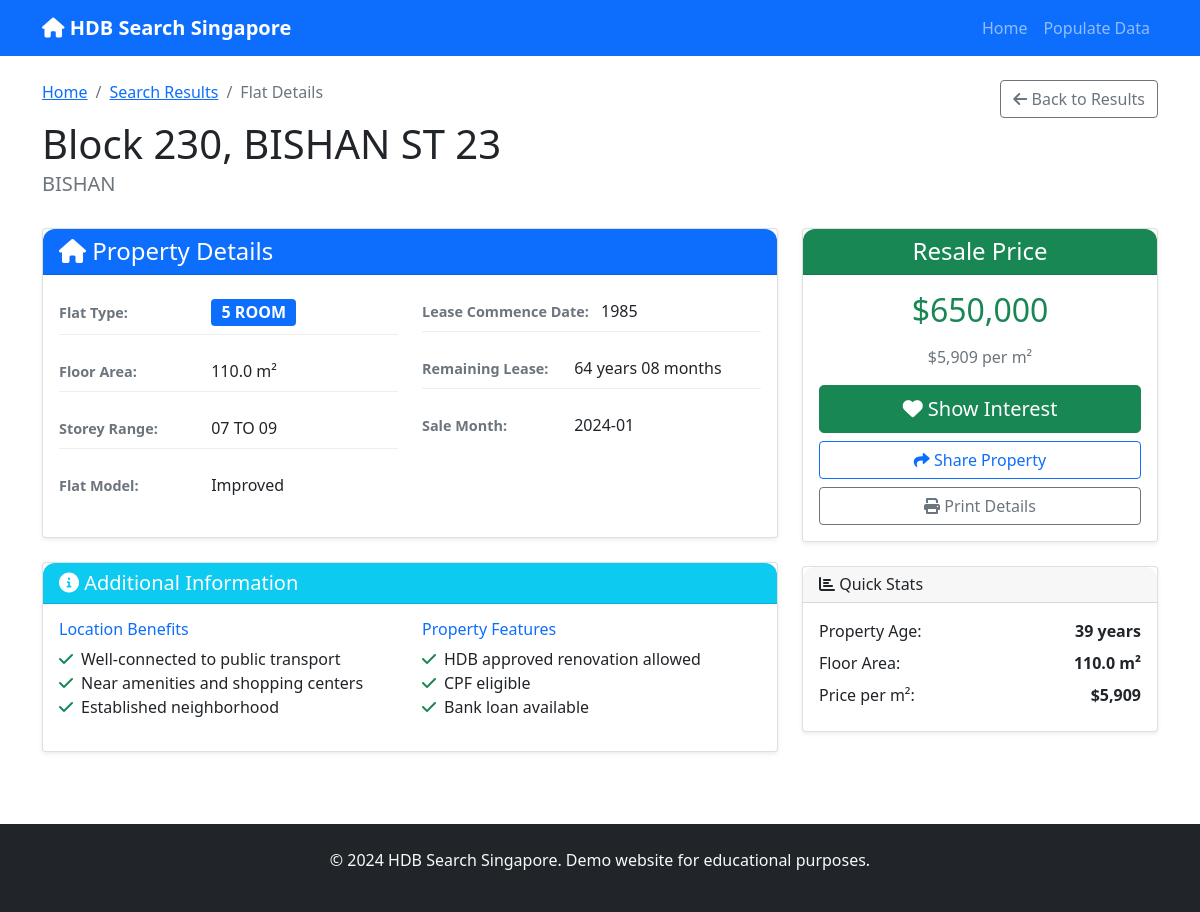
Page /flat/3 on the committed database.
### tables this page shows
CREATE TABLE hdb_flats (
            id INTEGER PRIMARY KEY AUTOINCREMENT,
            town TEXT NOT NULL,
            flat_type TEXT NOT NULL,
            block TEXT NOT NULL,
            street_name TEXT NOT NULL,
            storey_range TEXT NOT NULL,
            floor_area_sqm REAL,
            flat_model TEXT,
            lease_commence_date INTEGER,
            remaining_lease TEXT,
            resale_price REAL,
            month TEXT,
            created_at TIMESTAMP DEFAULT CURRENT_TIMESTAMP
        );

### app.py (the view)
@app.route('/flat/<int:flat_id>')
def flat_detail(flat_id):
    conn = get_db_connection()
    flat = conn.execute('SELECT * FROM hdb_flats WHERE id = ?', (flat_id,)).fetchone()
    conn.close()
    if flat is None:
        return "Flat not found", 404
    return render_template('flat_detail.html', flat=flat)

### app.py (called while the page is built)
def get_db_connection():
    conn = sqlite3.connect(DATABASE)
    conn.row_factory = sqlite3.Row
    return conn

### templates/flat_detail.html (shortened to what this page needs)
{% extends "base.html" %}
{% block content %}
<div class="flat-detail-header mb-4">
    <div class="row">
        <div class="col-md-8">
            <nav aria-label="breadcrumb">
                <ol class="breadcrumb">
                    <li class="breadcrumb-item"><a href="{{ url_for('index') }}">Home</a></li>
                    <li class="breadcrumb-item"><a href="javascript:history.back()">Search Results</a></li>
                    <li class="breadcrumb-item active">Flat Details</li>
                </ol>
            </nav>
            <h1 class="mb-1">Block {{ flat.block }}, {{ flat.street_name }}</h1>
            <p class="text-muted h5">{{ flat.town }}</p>
        </div>
        <div class="col-md-4 text-end">
            <button onclick="history.back()" class="btn btn-outline-secondary">
                <i class="fas fa-arrow-left"></i> Back to Results
            </button>
        </div>
    </div>
</div>
<div class="row">
    <div class="col-lg-8">
        <div class="card shadow-sm mb-4">
            <div class="card-header bg-primary text-white">
                <h4 class="mb-0"><i class="fas fa-home"></i> Property Details</h4>
            </div>
            <div class="card-body">
                <div class="row">
                    <div class="col-md-6">
                        <div class="detail-item mb-3">
                            <label class="fw-bold text-muted">Flat Type:</label>
                            <span class="badge bg-primary fs-6 ms-2">{{ flat.flat_type }}</span>
                        </div>
                        <div class="detail-item mb-3">
                            <label class="fw-bold text-muted">Floor Area:</label>
                            <span class="ms-2">{{ flat.floor_area_sqm }} m²</span>
                        </div>
                        <div class="detail-item mb-3">
                            <label class="fw-bold text-muted">Storey Range:</label>
                            <span class="ms-2">{{ flat.storey_range }}</span>
                        </div>
                        <div class="detail-item mb-3">
                            <label class="fw-bold text-muted">Flat Model:</label>
                            <span class="ms-2">{{ flat.flat_model or 'Not specified' }}</span>
                        </div>
                    </div>
                    <div class="col-md-6">
                        <div class="detail-item mb-3">
                            <label class="fw-bold text-muted">Lease Commence Date:</label>
                            <span class="ms-2">{{ flat.lease_commence_date or 'Not available' }}</span>
                        </div>
                        <div class="detail-item mb-3">
                            <label class="fw-bold text-muted">Remaining Lease:</label>
                            <span class="ms-2">{{ flat.remaining_lease or 'Not available' }}</span>
                        </div>
                        <div class="detail-item mb-3">
                            <label class="fw-bold text-muted">Sale Month:</label>
                            <span class="ms-2">{{ flat.month or 'Not available' }}</span>
                        </div>
                    </div>
                </div>
            </div>
        </div>
        <div class="card shadow-sm mb-4">
            <div class="card-header bg-info text-white">
                <h5 class="mb-0"><i class="fas fa-info-circle"></i> Additional Information</h5>
            </div>
            <div class="card-body">
                <div class="row">
                    <div class="col-md-6">
                        <h6 class="text-primary">Location Benefits</h6>
                        <ul class="list-unstyled">
                            <li><i class="fas fa-check text-success me-2"></i>Well-connected to public transport</li>
                            <li><i class="fas fa-check text-success me-2"></i>Near amenities and shopping centers</li>
                            <li><i class="fas fa-check text-success me-2"></i>Established neighborhood</li>
                        </ul>
                    </div>
                    <div class="col-md-6">
                        <h6 class="text-primary">Property Features</h6>
                        <ul class="list-unstyled">
                            <li><i class="fas fa-check text-success me-2"></i>HDB approved renovation allowed</li>
                            <li><i class="fas fa-check text-success me-2"></i>CPF eligible</li>
                            <li><i class="fas fa-check text-success me-2"></i>Bank loan available</li>
                        </ul>
                    </div>
                </div>
            </div>
        </div>
    </div>
    <div class="col-lg-4">
        <div class="card shadow-sm mb-4 sticky-top" style="top: 20px;">
            <div class="card-header bg-success text-white text-center">
                <h4 class="mb-0">Resale Price</h4>
            </div>
            <div class="card-body text-center">
                <h2 class="text-success mb-3">${{ "{:,.0f}".format(flat.resale_price) }}</h2>
                <p class="text-muted mb-3">${{ "{:,.0f}".format(flat.resale_price / flat.floor_area_sqm) }} per m²</p>
                <div class="d-grid gap-2">
                    <button class="btn btn-success btn-lg" onclick="showInterestModal()">
                        <i class="fas fa-heart"></i> Show Interest
                    </button>
                    <button class="btn btn-outline-primary" onclick="shareProperty()">
                        <i class="fas fa-share"></i> Share Property
                    </button>
                    <button class="btn btn-outline-secondary" onclick="printDetails()">
                        <i class="fas fa-print"></i> Print Details
                    </button>
                </div>
            </div>
        </div>
        <div class="card shadow-sm">
            <div class="card-header">
                <h6 class="mb-0"><i class="fas fa-chart-bar"></i> Quick Stats</h6>
            </div>
            <div class="card-body">
                <div class="stat-item d-flex justify-content-between mb-2">
                    <span>Property Age:</span>
                    <strong>{{ 2024 - flat.lease_commence_date if flat.lease_commence_date else 'N/A' }} years</strong>
                </div>
                <div class="stat-item d-flex justify-content-between mb-2">
                    <span>Floor Area:</span>
                    <strong>{{ flat.floor_area_sqm }} m²</strong>
                </div>
                <div class="stat-item d-flex justify-content-between mb-2">
                    <span>Price per m²:</span>
                    <strong>${{ "{:,.0f}".format(flat.resale_price / flat.floor_area_sqm) }}</strong>
                </div>
            </div>
        </div>
    </div>
</div>
{% endblock %}

### static/css/style.css (style rules this page uses)
:root { --primary-color: #0066cc; --secondary-color: #28a745; --accent-color: #17a2b8; --warning-color: #ffc107; --danger-color: #dc3545; --light-bg: #f8f9fa; --dark-text: #343a40; }
body { font-family: 'Segoe UI', Tahoma, Geneva, Verdana, sans-serif; background-color: #f5f5f5; }
.card { border: none; border-radius: 0.75rem; transition: all 0.3s ease; }
.card-header { border-radius: 0.75rem 0.75rem 0 0 !important; font-weight: 600; }
.detail-item { padding: 0.5rem 0; border-bottom: 1px solid #eee; }
.detail-item:last-child { border-bottom: none; }
.detail-item label { display: inline-block; min-width: 140px; font-size: 0.9rem; }
.shadow-sm { box-shadow: 0 2px 4px rgba(0,0,0,0.08) !important; }
.sticky-top { position: sticky; top: 20px; z-index: 1000; }
.btn { border-radius: 0.5rem; font-weight: 500; transition: all 0.3s ease; }

### rows in the picture
hdb_flats: block "230", street_name "BISHAN ST 23", town "BISHAN", flat_type "5 ROOM", floor_area_sqm "110.0", storey_range "07 TO 09", flat_model "Improved", lease_commence_date "1985", remaining_lease "64 years 08 months", month "2024-01", resale_price "650,000", flat.resale_price/flat.floor_area_sqm "5,909", lease_commence_date "39"
